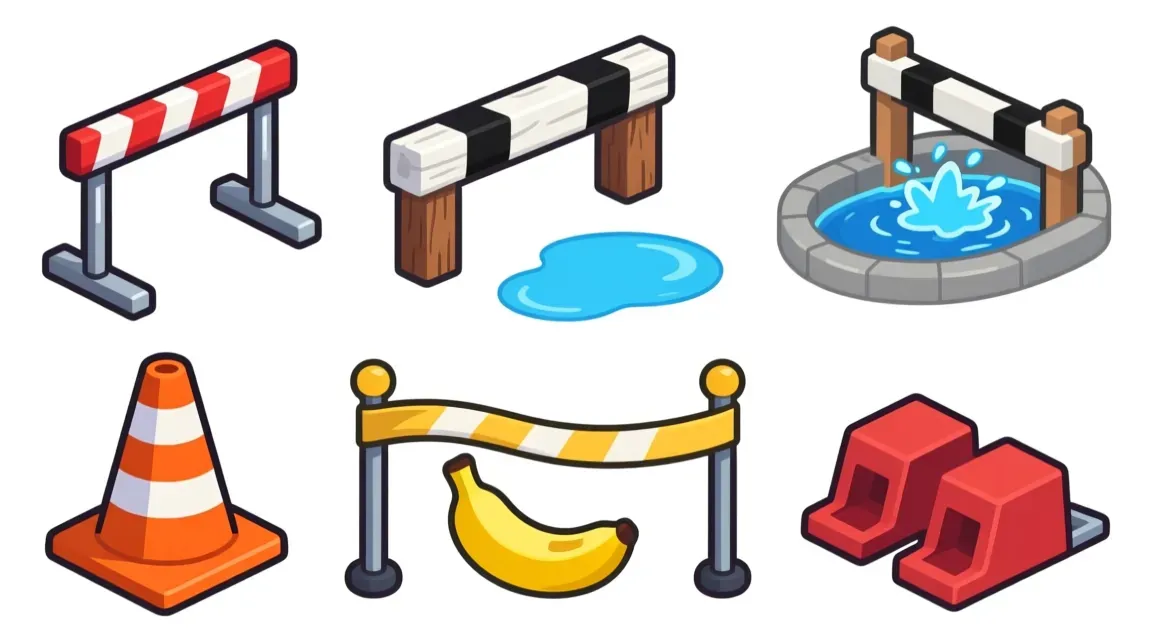
#> input picture slime_rush/vorlagen/sportobjekte_src.png, 1152 x 640 px
$ python cut_objects.py ../vorlagen/sportobjekte_src.png ../vorlagen/charaktere_konzepte.png ../vorlagen/charaktere_konzepte.png
#> lines starting #> are read from the running program, lines starting #| are printed output that depends on the picture; after the words box and inside, x2 and y2 are one past the last pixel; in counts of white or black regions, pixels touching at a corner belong together
import sys, numpy as np
from PIL import Image, ImageFilter
from scipy import ndimage
src, outdir, names = sys.argv[1], sys.argv[2], sys.argv[3].split(",")
img = np.array(Image.open(src).convert("RGB")).astype(int)
white = (img.min(axis=2) > 222) & (img.max(axis=2) - img.min(axis=2) < 28)
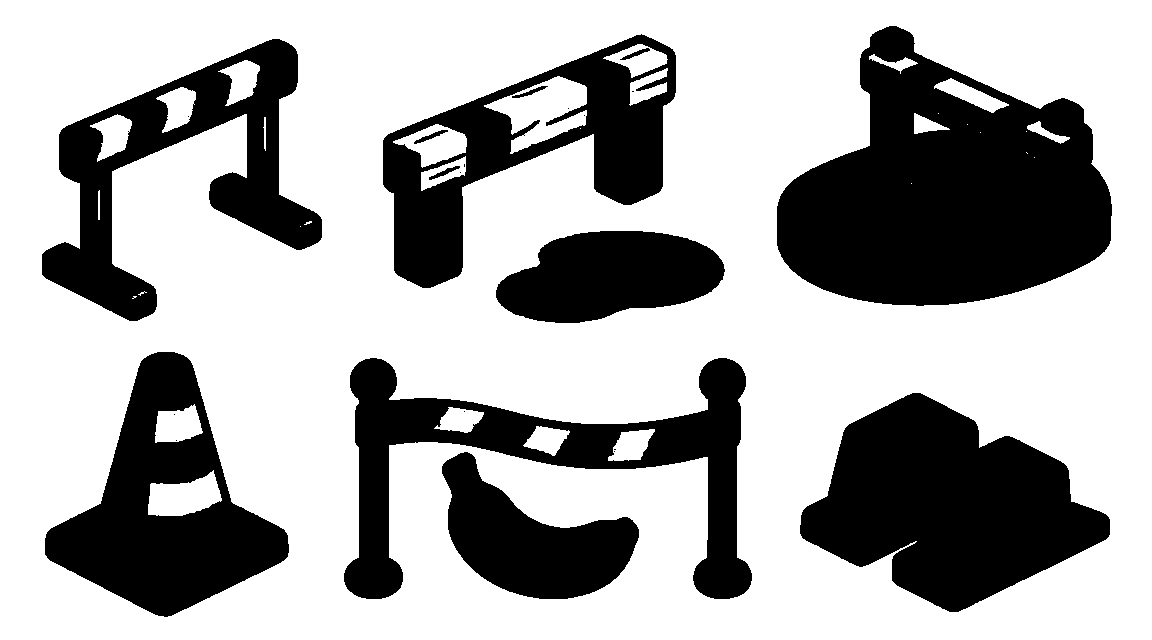
#> white: shape (640, 1152) bool; 67.5% white; 23 black regions (11 under 20 px), largest, box (x1, y1, x2, y2) and area: (777, 26, 1112, 306) 59309, (800, 393, 1110, 612) 40272, (45, 352, 289, 617) 28955
lab, _ = ndimage.label(white)
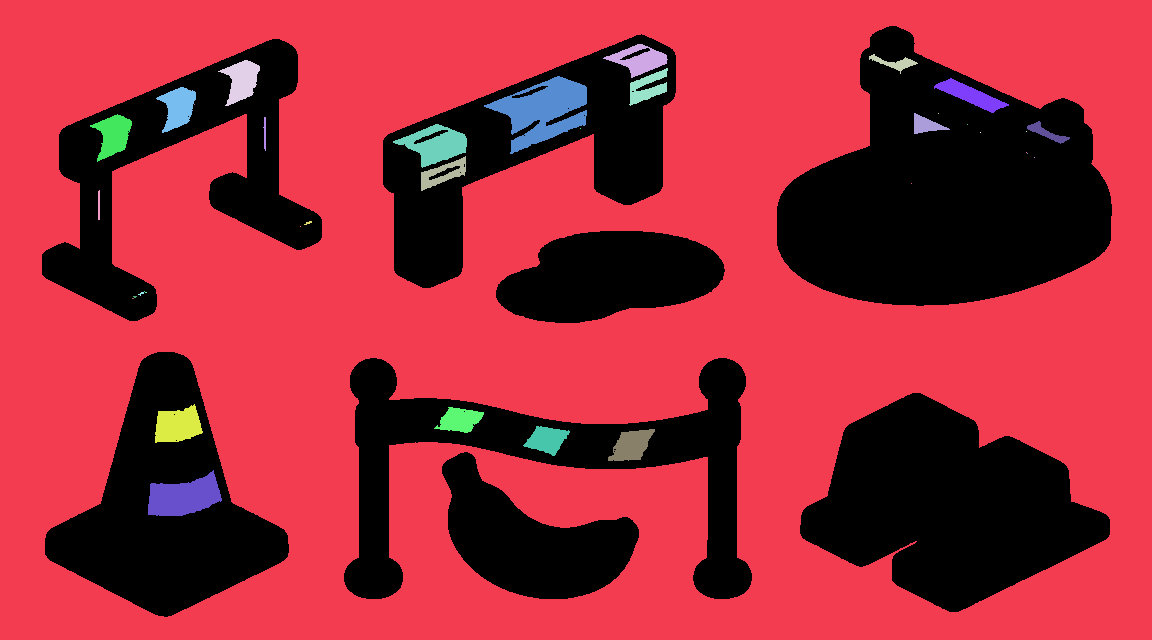
#> lab: shape (640, 1152) int32; 38 distinct labels, from 0 to 37; one colour per label, 0 black
border = np.unique(np.concatenate([lab[0], lab[-1], lab[:, 0], lab[:, -1]]))
#> border = [1]
fg = ~np.isin(lab, border[border > 0])
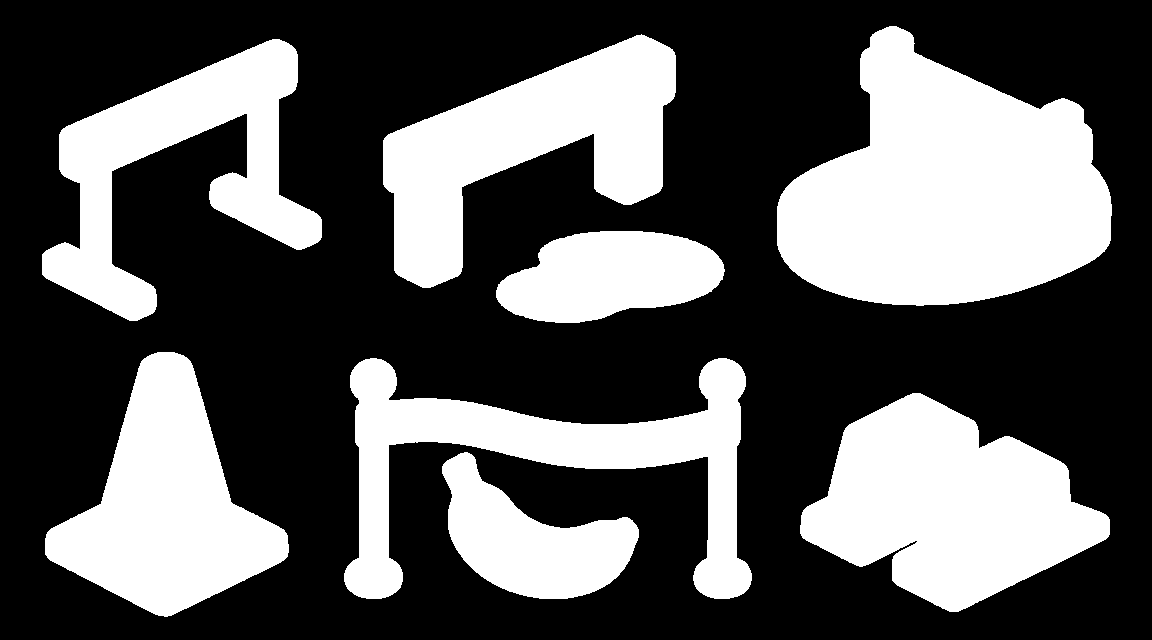
#> fg: shape (640, 1152) bool; 35.1% white; 8 white regions, largest, box (x1, y1, x2, y2) and area: (777, 26, 1112, 306) 61277, (800, 393, 1110, 612) 40272, (383, 34, 676, 288) 34066
fg = ndimage.binary_opening(fg, iterations=1)
#> fg: shape (640, 1152) bool; 35.1% white; 8 white regions, largest, box (x1, y1, x2, y2) and area: (777, 26, 1112, 306) 61275, (800, 393, 1110, 612) 40272, (383, 34, 676, 288) 34064
lab2, n = ndimage.label(ndimage.binary_dilation(fg, iterations=12))
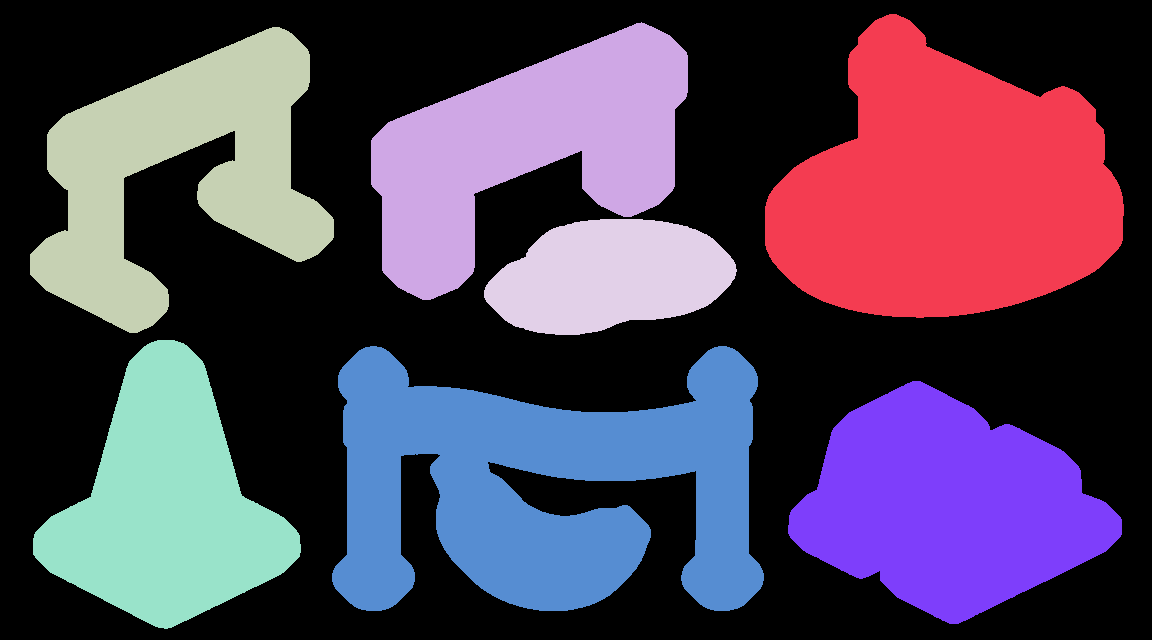
#> lab2: shape (640, 1152) int32; 8 distinct labels, from 0 to 7; one colour per label, 0 black
#> n = 7
objs = ndimage.find_objects(lab2)
#> objs = 7 items
sizes = ndimage.sum(fg, lab2, range(1, n + 1))
#> sizes = [61275, 34064, 29386, 15188, 32508, 46285, 40272]
big = [i for i in range(n) if sizes[i] > 0.01 * fg.sum()]
#> big = [0, 1, 2, 3, 4, 5, 6]
# reading order: rows by y-center (bucket), then x
big.sort(key=lambda i: ((objs[i][0].start+objs[i][0].stop)/2 > img.shape[0]/2, objs[i][1].start))
print(len(big), "objects")
#| 7 objects
alpha = np.array(Image.fromarray(np.where(fg,255,0).astype(np.uint8)).filter(ImageFilter.GaussianBlur(0.8)))
rgba = np.dstack([img.astype(np.uint8), alpha])
for name, i in zip(names, big):
    sl = objs[i]
    part = rgba[sl].copy()
    part[..., 3] = np.where(lab2[sl] == i + 1, part[..., 3], 0)
    Image.fromarray(part).save(f"{outdir}/{name}.png")
    print(name, part.shape[1], "x", part.shape[0])
#> this loop made 1 pass
#> (name, i) on pass 1: ('../vorlagen/charaktere_konzepte.png', 2)
#| ../vorlagen/charaktere_konzepte.png 304 x 306
#> pass 1, `part = rgba[sl].copy()`:
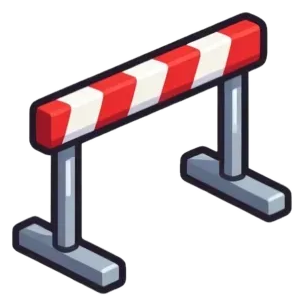
#> part: shape (306, 304, 4); mean R, G, B, A 216.7, 206.2, 209.2, 80.6; transparent parts drawn white

$ run again, on slime_rush/vorlagen/hindernisse.png
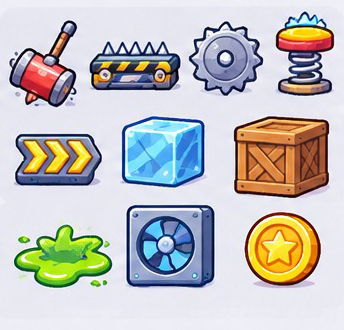
#> input picture slime_rush/vorlagen/hindernisse.png, 344 x 330 px
#> white: shape (330, 344) bool; 57.8% white; 160 black regions (146 under 20 px), largest, box (x1, y1, x2, y2) and area: (233, 115, 330, 199) 7266, (125, 204, 215, 290) 7136, (118, 116, 207, 190) 5396
#> lab: shape (330, 344) int32; 189 distinct labels, from 0 to 188
#> border = [1]
#> `lab2, n = ndimage.label(ndimage.binary_dilation(fg, iterations=12))`:
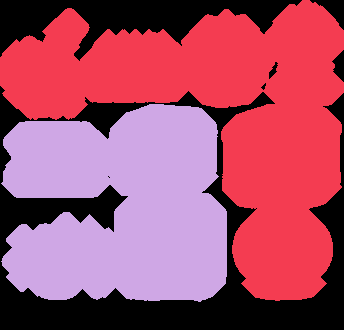
#> lab2: shape (330, 344) int32; 3 distinct labels, from 0 to 2; one colour per label, 0 black
#> n = 2
#> objs = 2 items
#> sizes = [27170, 21458]
#> big = [0, 1]
#| 2 objects
#> the loop `for name, i in zip(names, big):` made 1 pass
#> (name, i) on pass 1: ('../vorlagen/hindernisse.png', 0)
#> (printed output is left out)
#> pass 1, `Image.fromarray(part).save(f"{outdir}/{name}.png")`:
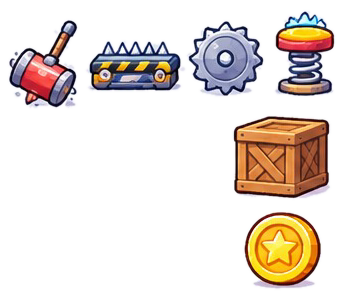
#> saved as hindernisse.png.png: PIL image 344x301 RGBA; mean R, G, B, A 188.8, 187.2, 185.4, 66.9; transparent parts drawn white
